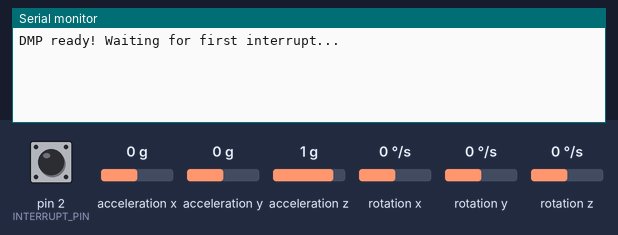
The sketch below on a simulated Arduino Uno, built with avr-gcc and run on an emulated ATmega328P. On the bench: the last lines printed to the serial monitor. The inputs (shaded band) are chosen by the test bench; at power-on: acceleration x 0 g, acceleration y 0 g, acceleration z 1 g, rotation z 0 °/s, pin 2 (INTERRUPT_PIN) LOW, rotation x 0 °/s, rotation y 0 °/s. The sensor or clock chip raises its interrupt line as the real part does.

Above: at 1.7 s.
1.8 s: acceleration x set to -1.4 g
4.8 s: acceleration y set to -1.4 g
At 5.8 s:
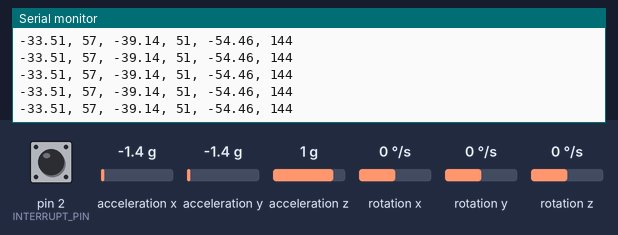
7.8 s: acceleration z set to -1.4 g
At 8.6 s:
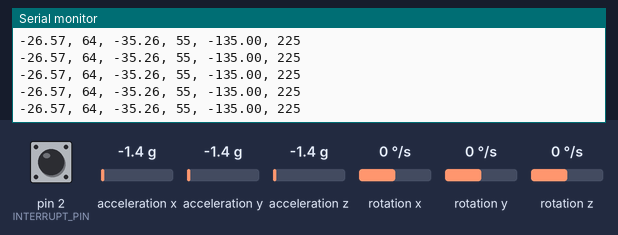
10.8 s: rotation z set to -192 °/s
At 11.4 s:
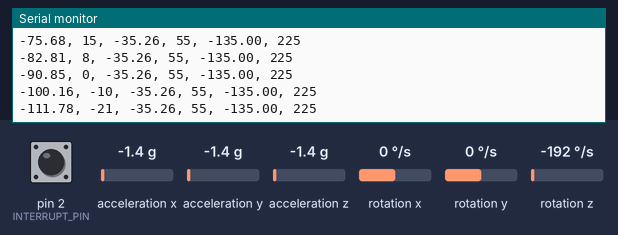
13.8 s: acceleration x set to 0 g
At 13.82 s:
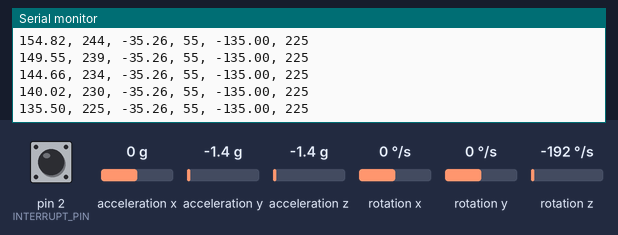
16.8 s: acceleration y set to -0.8 g
At 17.06 s:
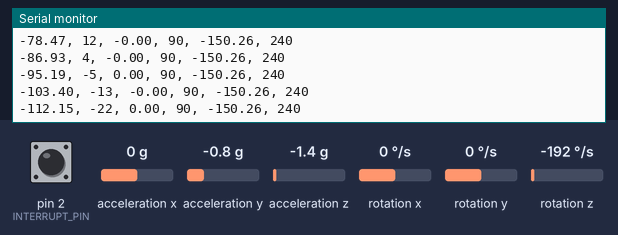
Timing chart, 0 to 19.8 s (numbered marks = the images above; inputs shaded):
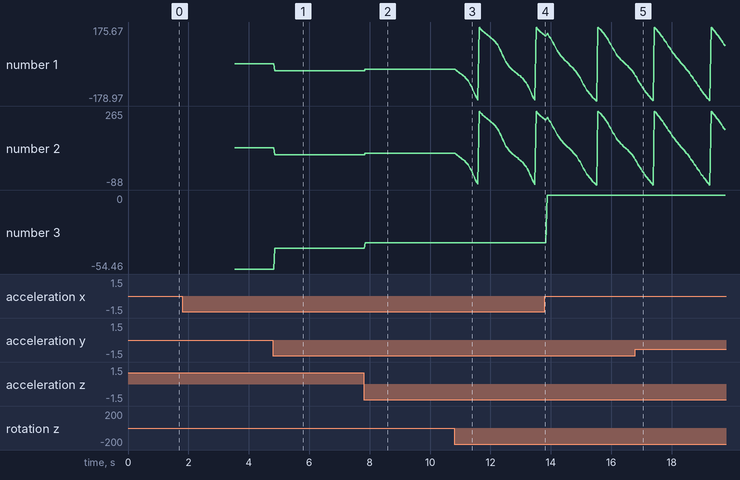

The sketch:

DIY_Arduino_Gimbal_Code_-_Based_on__MPU6050_DMP6_Example.ino
```cpp
/*
  DIY Gimbal - MPU6050 Arduino Tutorial
  by Dejan, www.HowToMechatronics.com
  Code based on the MPU6050_DMP6 example from the i2cdevlib library by Jeff Rowberg:
  https://github.com/jrowberg/i2cdevlib
*/
// I2Cdev and MPU6050 must be installed as libraries, or else the .cpp/.h files
// for both classes must be in the include path of your project
#include "I2Cdev.h"

#include "MPU6050_6Axis_MotionApps20.h"
//#include "MPU6050.h" // not necessary if using MotionApps include file

// HACK - diff versions of MPU6050
#define MPU6050_INTERRUPT_DMP_INT_BIT       1
#define MPU6050_INTERRUPT_FIFO_OFLOW_BIT    4

// Arduino Wire library is required if I2Cdev I2CDEV_ARDUINO_WIRE implementation
// is used in I2Cdev.h
#if I2CDEV_IMPLEMENTATION == I2CDEV_ARDUINO_WIRE
#include "Wire.h"
#endif
//#include <Servo.h>
// class default I2C address is 0x68
// specific I2C addresses may be passed as a parameter here
// AD0 low = 0x68 (default for SparkFun breakout and InvenSense evaluation board)
// AD0 high = 0x69
MPU6050 mpu;
//MPU6050 mpu(0x69); // <-- use for AD0 high

// Define the 3 servo motors
//Servo servo0;
//Servo servo1;
//Servo servo2;
float correct;
int j = 0;

#define OUTPUT_READABLE_YAWPITCHROLL

#define INTERRUPT_PIN 2  // use pin 2 on Arduino Uno & most boards

bool blinkState = false;

// MPU control/status vars
bool dmpReady = false;  // set true if DMP init was successful
uint8_t mpuIntStatus;   // holds actual interrupt status byte from MPU
uint8_t devStatus;      // return status after each device operation (0 = success, !0 = error)
uint16_t packetSize;    // expected DMP packet size (default is 42 bytes)
uint16_t fifoCount;     // count of all bytes currently in FIFO
uint8_t fifoBuffer[64]; // FIFO storage buffer

// orientation/motion vars
Quaternion q;           // [w, x, y, z]         quaternion container
VectorInt16 aa;         // [x, y, z]            accel sensor measurements
VectorInt16 aaReal;     // [x, y, z]            gravity-free accel sensor measurements
VectorInt16 aaWorld;    // [x, y, z]            world-frame accel sensor measurements
VectorFloat gravity;    // [x, y, z]            gravity vector
float euler[3];         // [psi, theta, phi]    Euler angle container
float ypr[3];           // [yaw, pitch, roll]   yaw/pitch/roll container and gravity vector

// packet structure for InvenSense teapot demo
uint8_t teapotPacket[14] = { '$', 0x02, 0, 0, 0, 0, 0, 0, 0, 0, 0x00, 0x00, '\r', '\n' };


// ================================================================
// ===               INTERRUPT DETECTION ROUTINE                ===
// ================================================================

volatile bool mpuInterrupt = false;     // indicates whether MPU interrupt pin has gone high
void dmpDataReady() {
  mpuInterrupt = true;
}

// ================================================================
// ===                      INITIAL SETUP                       ===
// ================================================================

void setup() {
  // join I2C bus (I2Cdev library doesn't do this automatically)
#if I2CDEV_IMPLEMENTATION == I2CDEV_ARDUINO_WIRE
  Wire.begin();
  Wire.setClock(400000); // 400kHz I2C clock. Comment this line if having compilation difficulties
#elif I2CDEV_IMPLEMENTATION == I2CDEV_BUILTIN_FASTWIRE
  Fastwire::setup(400, true);
#endif

  // initialize serial communication
  // (115200 chosen because it is required for Teapot Demo output, but it's
  // really up to you depending on your project)
  Serial.begin(9600);
  while (!Serial); // wait for Leonardo enumeration, others continue immediately

  // initialize device
  //Serial.println(F("Initializing I2C devices..."));
  mpu.initialize();
  pinMode(INTERRUPT_PIN, INPUT);
  devStatus = mpu.dmpInitialize();
  // supply your own gyro offsets here, scaled for min sensitivity
  /*
  mpu.setXGyroOffset(17);
  mpu.setYGyroOffset(-69);
  mpu.setZGyroOffset(27);
  mpu.setZAccelOffset(1551); // 1688 factory default for my test chip
  */
  /*
  AccErrorX: -0.69
  AccErrorY: 4.45
  GyroErrorX: 0.13
  GyroErrorY: -0.14
  GyroErrorZ: -0.59
  */

  mpu.setXAccelOffset(-0.69);
  mpu.setXAccelOffset(4.45);
  //mpu.setZAccelOffset(100); // 1688 factory default for my test chip

  mpu.setXGyroOffset(.13);
  mpu.setYGyroOffset(-0.14);
  mpu.setZGyroOffset(-0.59);


  // make sure it worked (returns 0 if so)
  if (devStatus == 0) {
    // turn on the DMP, now that it's ready
    // Serial.println(F("Enabling DMP..."));
    mpu.setDMPEnabled(true);

    attachInterrupt(digitalPinToInterrupt(INTERRUPT_PIN), dmpDataReady, RISING);
    mpuIntStatus = mpu.getIntStatus();

    // set our DMP Ready flag so the main loop() function knows it's okay to use it
    Serial.println(F("DMP ready! Waiting for first interrupt..."));
    dmpReady = true;

    // get expected DMP packet size for later comparison
    packetSize = mpu.dmpGetFIFOPacketSize();
  } else {
    // ERROR!
    // 1 = initial memory load failed
    // 2 = DMP configuration updates failed
    // (if it's going to break, usually the code will be 1)
    Serial.print(F("DMP Initialization failed (code "));
    //Serial.print(devStatus);
    //Serial.println(F(")"));
  }

  // Define the pins to which the 3 servo motors are connected
  //servo0.attach(10);
  //servo1.attach(9);
  //servo2.attach(8);
}
// ================================================================
// ===                    MAIN PROGRAM LOOP                     ===
// ================================================================

void loop() {
  // if programming failed, don't try to do anything
  if (!dmpReady) return;

  // wait for MPU interrupt or extra packet(s) available
  while (!mpuInterrupt && fifoCount < packetSize) {
    if (mpuInterrupt && fifoCount < packetSize) {
      // try to get out of the infinite loop
      fifoCount = mpu.getFIFOCount();
    }
  }

  // reset interrupt flag and get INT_STATUS byte
  mpuInterrupt = false;
  mpuIntStatus = mpu.getIntStatus();

  // get current FIFO count
  fifoCount = mpu.getFIFOCount();

  // check for overflow (this should never happen unless our code is too inefficient)
  if ((mpuIntStatus & _BV(MPU6050_INTERRUPT_FIFO_OFLOW_BIT)) || fifoCount >= 1024) {
    // reset so we can continue cleanly
    mpu.resetFIFO();
    fifoCount = mpu.getFIFOCount();
    Serial.println(F("FIFO overflow!"));

    // otherwise, check for DMP data ready interrupt (this should happen frequently)
  } else if (mpuIntStatus & _BV(MPU6050_INTERRUPT_DMP_INT_BIT)) {
    // wait for correct available data length, should be a VERY short wait
    while (fifoCount < packetSize) fifoCount = mpu.getFIFOCount();

    // read a packet from FIFO
    mpu.getFIFOBytes(fifoBuffer, packetSize);

    // track FIFO count here in case there is > 1 packet available
    // (this lets us immediately read more without waiting for an interrupt)
    fifoCount -= packetSize;

    // Get Yaw, Pitch and Roll values
#ifdef OUTPUT_READABLE_YAWPITCHROLL
    mpu.dmpGetQuaternion(&q, fifoBuffer);
    mpu.dmpGetGravity(&gravity, &q);
    mpu.dmpGetYawPitchRoll(ypr, &q, &gravity);

    // Yaw, Pitch, Roll values - Radians to degrees
    ypr[0] = ypr[0] * 180 / M_PI;
    ypr[1] = ypr[1] * 180 / M_PI;
    ypr[2] = ypr[2] * 180 / M_PI;

    // Skip 300 readings (self-calibration process)
    if (j <= 300) {
      correct = ypr[0]; // Yaw starts at random value, so we capture last value after 300 readings
      j++;
    }
    // After 300 readings
    else {
      ypr[0] = ypr[0] - correct; // Set the Yaw to 0 deg - subtract  the last random Yaw value from the currrent value to make the Yaw 0 degrees
      // Map the values of the MPU6050 sensor from -90 to 90 to values suatable for the servo control from 0 to 180
      int servo0Value = map(ypr[0], -90, 90, 0, 180);
      int servo1Value = map(ypr[1], -90, 90, 0, 180);
      int servo2Value = map(ypr[2], -90, 90, 180, 0);


      //Serial.print("YAW: ");
      Serial.print(ypr[0]);
      Serial.print(", ");
      Serial.print(servo0Value);

      //Serial.print(", PITCH: ");
      Serial.print(", ");
      Serial.print(ypr[1]);
      Serial.print(", ");
      Serial.print(servo1Value);

      //Serial.print(", ROLL: ");
      Serial.print(", ");
      Serial.print(ypr[2]);
      Serial.print(", ");
      Serial.println(servo2Value);


      // Control the servos according to the MPU6050 orientation
      //servo0.write(servo0Value);
      //servo1.write(servo1Value);
      //servo2.write(servo2Value);
    }
#endif
  }
}
```

Measured:
- after the input at 4.8 s, the serial monitor: prints a new line after 0.06 s (image 1)
- after the input at 7.8 s, the serial monitor: prints a new line after 0.06 s (image 2)
- after the input at 10.8 s, the serial monitor: prints a new line after 0.07 s (image 3)
- plotted number 1: 0 → -33.51 after the input at 4.8 s, -33.51 → -26.57 after the input at 7.8 s, -26.57 → 135.5 after the input at 10.8 s
- plotted number 2: 90 → 57 after the input at 4.8 s, 57 → 64 after the input at 7.8 s
- plotted number 3: -54.46 → -39.14 after the input at 4.8 s, -39.14 → -35.26 after the input at 7.8 s
